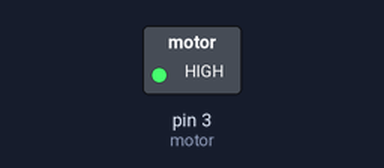
A sketch run on a simulated Arduino Uno, built with avr-gcc and run on an emulated ATmega328P. Shown: switched loads named in the sketch (green lamp = pin HIGH).

Above: at 0.1 s.
Timing chart, 0 to 1.6 s (numbered marks = the images above):
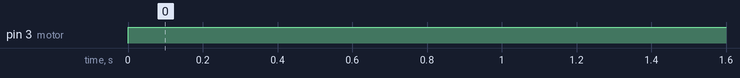

Measured:
- by itself, pin 3 (motor): LOW → HIGH at 0.00 s

The sketch:

ArduinoDC.ino
```cpp
int motor = 3;
void setup() {
  pinMode(motor, OUTPUT);
}
void loop() {
  analogWrite(motor, 255);
}
```
